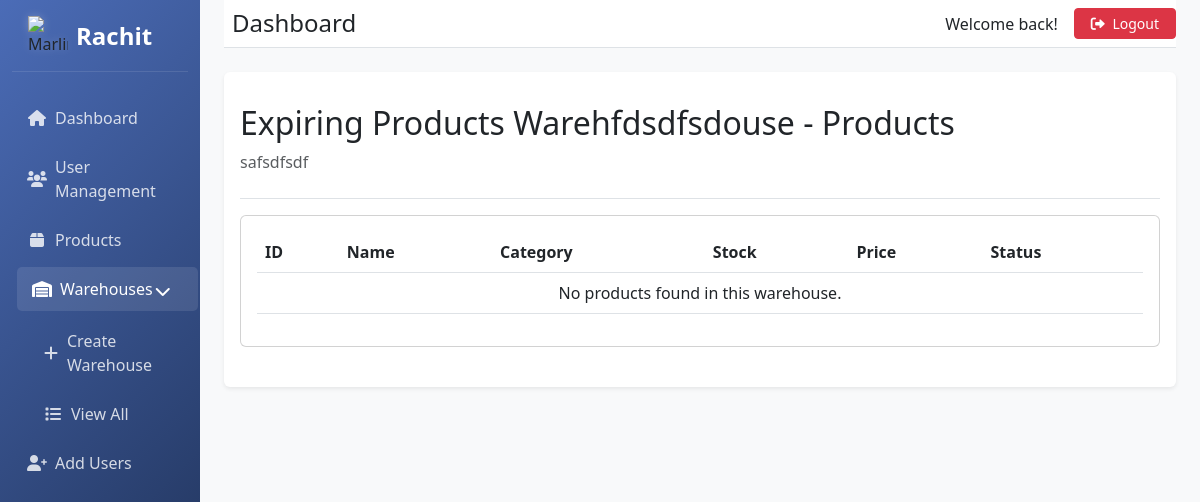
The page /warehouse/1/products/ (signed in) on the database as committed earlier.
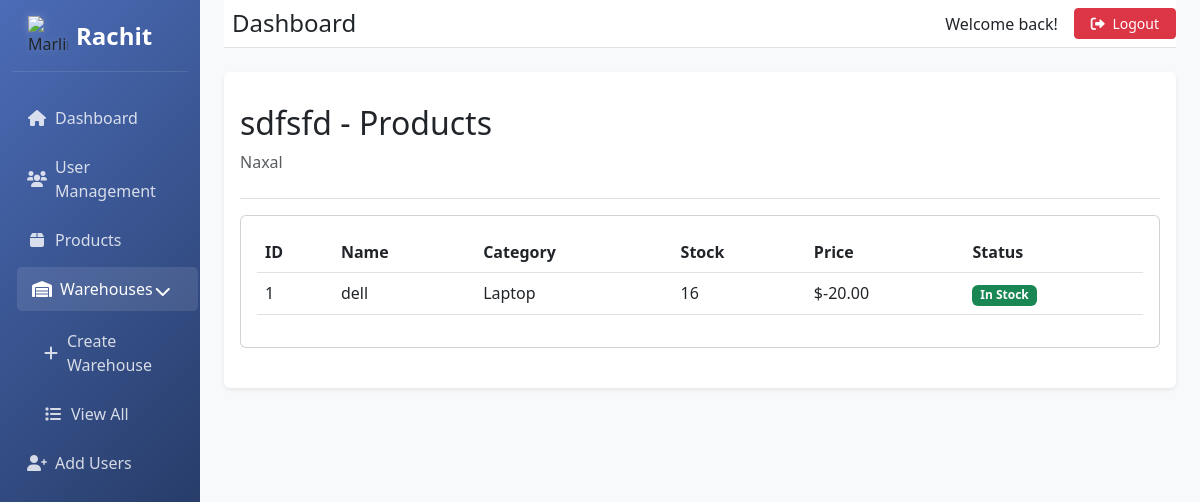
The same page on the database as committed later.
### user/models.py (models this page shows, shortened)
class Warehouse(models.Model):
    name = models.CharField(max_length=255)
    location = models.CharField(max_length=255)
    manager = models.OneToOneField('CustomUser', on_delete=models.SET_NULL, null=True, blank=True, related_name='managed_warehouse')
    handles_expiring = models.BooleanField(default=False)

### Inventory/models.py (models this page shows, shortened)
class Product(models.Model):
    name = models.CharField(max_length=200)
    category = models.ForeignKey(Category, on_delete=models.CASCADE)
    warehouse = models.ForeignKey(Warehouse, on_delete=models.SET_NULL, null=True)
    price = models.DecimalField(max_digits=10, decimal_places=2)
    stock = models.IntegerField(default=0)
    description = models.TextField()
    expires = models.DateTimeField(null=True, blank=True)
    min_stock = models.IntegerField(default=10)
    created_at = models.DateTimeField(auto_now_add=True)
    updated_at = models.DateTimeField(auto_now=True)

class Category(models.Model):
    name = models.CharField(max_length=100)
    description = models.TextField(null=True, blank=True)
    expires = models.BooleanField(default=False, help_text='Whether products in this category expire')
    created_at = models.DateTimeField(auto_now_add=True)
    updated_at = models.DateTimeField(auto_now=True)
    class Meta:
        verbose_name_plural = "Categories"
        ordering = ['name']

### user/views.py (the view)
# urls.py: path('warehouse/<int:warehouse_id>/products/', views.warehouse_products, name='warehouse_products'),
@login_required
def warehouse_products(request, warehouse_id):
    if request.user.role not in ['admin', 'warehouse_manager']:
        return HttpResponseForbidden("You are not authorized to view this page")
    warehouse = get_object_or_404(Warehouse, id=warehouse_id)
    products = Product.objects.filter(warehouse=warehouse)
    context = {
        'warehouse': warehouse,
        'products': products
    }
    return render(request, 'warehouse_products.html', context)

### templates/warehouse_products.html (shortened to what this page needs)
{% extends 'base_dashboard.html' %}
{% block sidebar_menu %}
<ul class="nav flex-column">
    <li class="nav-item">
        <a class="nav-link" href="{% url 'admin_dashboard' %}">
            <i class="fas fa-home me-2"></i> Dashboard
        </a>
    </li>
    <li class="nav-item">
        <a class="nav-link" href="{% url 'user_statistics' %}">
            <i class="fas fa-users me-2"></i> User Management
        </a>
    </li>
    <li class="nav-item">
        <a class="nav-link" href="{% url 'products' %}">
            <i class="fas fa-box me-2"></i> Products
        </a>
    </li>
    <li class="nav-item">
        <a class="nav-link active" href="#warehouseManagement" data-bs-toggle="collapse" role="button">
            <i class="fas fa-warehouse me-2"></i> Warehouses
            <i class="fas fa-chevron-down float-end mt-1"></i>
        </a>
        <div class="collapse show" id="warehouseManagement">
            <ul class="nav flex-column ms-3 mt-2">
                <li class="nav-item">
                    <a class="nav-link" href="{% url 'create_warehouse' %}">
                        <i class="fas fa-plus me-2"></i> Create Warehouse
                    </a>
                </li>
                <li class="nav-item">
                    <a class="nav-link" href="{% url 'admin_dashboard' %}#viewWarehousesTab">
                        <i class="fas fa-list me-2"></i> View All
                    </a>
                </li>
            </ul>
        </div>
    </li>
    <li class="nav-item">
        <a class="nav-link" href="{% url 'admin_dashboard' %}#addUsersTab">
            <i class="fas fa-user-plus me-2"></i> Add Users
        </a>
    </li>
</ul>
{% endblock %}
{% block content %}
<div class="pt-3 pb-2 mb-3 border-bottom">
    <h1 class="h2">{{ warehouse.name }} - Products</h1>
    <p class="text-muted">{{ warehouse.location }}</p>
</div>
<div class="row mb-4">
    <div class="col-12">
        <div class="card">
            <div class="card-body">
                <div class="table-responsive">
                    <table class="table">
                        <thead>
                            <tr>
                                <th>ID</th>
                                <th>Name</th>
                                <th>Category</th>
                                <th>Stock</th>
                                <th>Price</th>
                                <th>Status</th>
                            </tr>
                        </thead>
                        <tbody>
                            {% for product in products %}
                            <tr>
                                <td>{{ product.id }}</td>
                                <td>{{ product.name }}</td>
                                <td>{{ product.category.name }}</td>
                                <td>{{ product.stock }}</td>
                                <td>${{ product.price }}</td>
                                <td>
                                    {% if product.stock <= product.min_stock %}
                                        <span class="badge bg-danger">Low Stock</span>
                                    {% else %}
                                        <span class="badge bg-success">In Stock</span>
                                    {% endif %}
                                </td>
                            </tr>
                            {% empty %}
                            <tr>
                                <td colspan="{% if warehouse.handles_expiring %}7{% else %}6{% endif %}" class="text-center">
                                    No products found in this warehouse.
                                </td>
                            </tr>
                            {% endfor %}
                        </tbody>
                    </table>
                </div>
            </div>
        </div>
    </div>
</div>
{% endblock %}

Rows that differ between the two databases and show on the page:
changed Warehouse: name "Expiring Products Warehfdsdfsdouse" → "sdfsfd"; location "safsdfsdf" → "Naxal"
added Product: id "1", name "dell", category.name "Laptop", stock "16", price "-20.00", min_stock "In Stock"
Other text that changed with them:
text no longer shown: "No products found in this warehouse."
